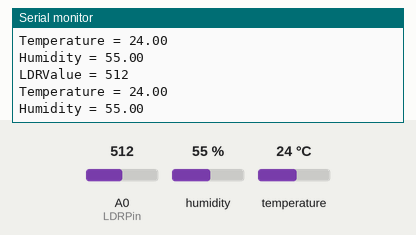
This sketch was run on a simulated Arduino Uno, built with avr-gcc and run on an emulated ATmega328P. Shown: the last lines printed to the serial monitor. Wiring (inferred from the names in the program): DHT11 sensor: data pin 10. Inputs (shaded band) come from the test bench; at power-on: humidity 55 %, A0 (LDRPin) = 512, temperature 24 °C.

Above: at 1.8 s.
1.9 s: humidity set to 22 %
At 2.8 s:
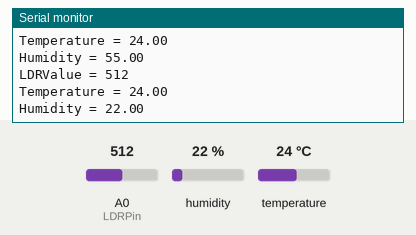
3.4 s: A0 (LDRPin) set to 716
At 4.7 s:
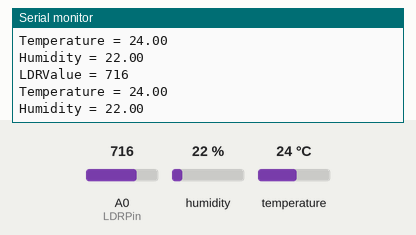
4.9 s: temperature set to 12 °C
At 6.0 s:
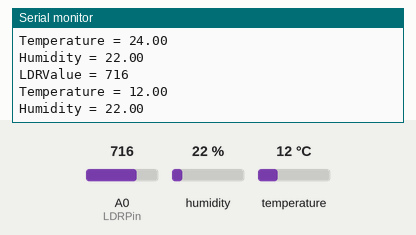
6.4 s: A0 (LDRPin) set to 900
At 7.7 s:
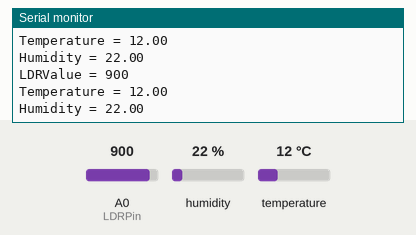
7.9 s: humidity set to 40 %
At 8.8 s:
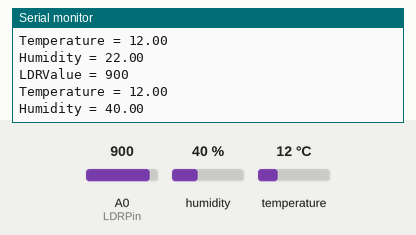
Timing chart, 0 to 10.4 s (numbered marks = the images above; inputs shaded):
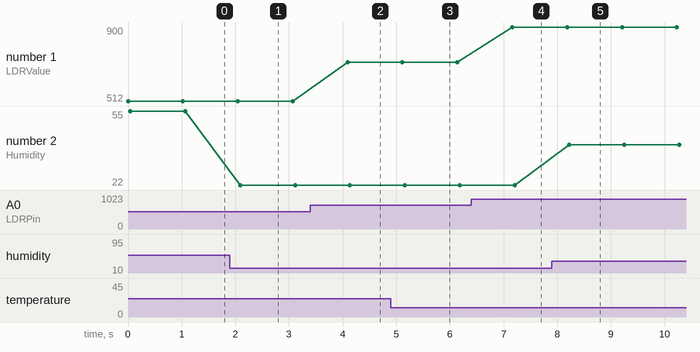

The sketch:

main.ino
```cpp
#include "dht.h"

dht DHT;

#define DHT11_PIN 10

int LDRPin = A0;
int LDRValue = 0;

void setup() {
  // put your setup code here, to run once:
  Serial.begin(9600);
}

void loop() {
  LDRValue = analogRead(LDRPin);
  Serial.print("LDRValue = ");
  Serial.println(LDRValue);

  int chk = DHT.read11(DHT11_PIN);
  Serial.print("Temperature = ");
  Serial.println(DHT.temperature);
  Serial.print("Humidity = ");
  Serial.println(DHT.humidity);
  delay(1000);
}
```

dht.cpp
```cpp
//
//    FILE: dht.cpp
//  AUTHOR: Rob Tillaart
// VERSION: 0.1.14
// PURPOSE: DHT Temperature & Humidity Sensor library for Arduino
//     URL: http://arduino.cc/playground/Main/DHTLib
//
// HISTORY:
// 0.1.14 replace digital read with faster (~3x) code => more robust low MHz machines.
// 0.1.13 fix negative temperature
// 0.1.12 support DHT33 and DHT44 initial version
// 0.1.11 renamed DHTLIB_TIMEOUT
// 0.1.10 optimized faster WAKEUP + TIMEOUT
// 0.1.09 optimize size: timeout check + use of mask
// 0.1.08 added formula for timeout based upon clockspeed
// 0.1.07 added support for DHT21
// 0.1.06 minimize footprint (2012-12-27)
// 0.1.05 fixed negative temperature bug (thanks to Roseman)
// 0.1.04 improved readability of code using DHTLIB_OK in code
// 0.1.03 added error values for temp and humidity when read failed
// 0.1.02 added error codes
// 0.1.01 added support for Arduino 1.0, fixed typos (31/12/2011)
// 0.1.00 by Rob Tillaart (01/04/2011)
//
// inspired by DHT11 library
//
// Released to the public domain
//

#include "dht.h"

/////////////////////////////////////////////////////
//
// PUBLIC
//

// return values:
// DHTLIB_OK
// DHTLIB_ERROR_CHECKSUM
// DHTLIB_ERROR_TIMEOUT
int dht::read11(uint8_t pin)
{
    // READ VALUES
    int rv = _readSensor(pin, DHTLIB_DHT11_WAKEUP);
    if (rv != DHTLIB_OK)
    {
        humidity    = DHTLIB_INVALID_VALUE; // invalid value, or is NaN prefered?
        temperature = DHTLIB_INVALID_VALUE; // invalid value
        return rv;
    }

    // CONVERT AND STORE
    humidity    = bits[0];  // bits[1] == 0;
    temperature = bits[2];  // bits[3] == 0;

    // TEST CHECKSUM
    // bits[1] && bits[3] both 0
    uint8_t sum = bits[0] + bits[2];
    if (bits[4] != sum) return DHTLIB_ERROR_CHECKSUM;

    return DHTLIB_OK;
}


// return values:
// DHTLIB_OK
// DHTLIB_ERROR_CHECKSUM
// DHTLIB_ERROR_TIMEOUT
int dht::read(uint8_t pin)
{
    // READ VALUES
    int rv = _readSensor(pin, DHTLIB_DHT_WAKEUP);
    if (rv != DHTLIB_OK)
    {
        humidity    = DHTLIB_INVALID_VALUE;  // invalid value, or is NaN prefered?
        temperature = DHTLIB_INVALID_VALUE;  // invalid value
        return rv; // propagate error value
    }

    // CONVERT AND STORE
    humidity = word(bits[0], bits[1]) * 0.1;
    temperature = word(bits[2] & 0x7F, bits[3]) * 0.1;
    if (bits[2] & 0x80)  // negative temperature
    {
        temperature = -temperature;
    }

    // TEST CHECKSUM
    uint8_t sum = bits[0] + bits[1] + bits[2] + bits[3];
    if (bits[4] != sum)
    {
        return DHTLIB_ERROR_CHECKSUM;
    }
    return DHTLIB_OK;
}

/////////////////////////////////////////////////////
//
// PRIVATE
//

// return values:
// DHTLIB_OK
// DHTLIB_ERROR_TIMEOUT
int dht::_readSensor(uint8_t pin, uint8_t wakeupDelay)
{
    // INIT BUFFERVAR TO RECEIVE DATA
    uint8_t mask = 128;
    uint8_t idx = 0;

    // replace digitalRead() with Direct Port Reads.
    // reduces footprint ~100 bytes => portability issue?
    // direct port read is about 3x faster
	uint8_t bit = digitalPinToBitMask(pin);
	uint8_t port = digitalPinToPort(pin);
    volatile uint8_t *PIR = portInputRegister(port);

    // EMPTY BUFFER
    for (uint8_t i = 0; i < 5; i++) bits[i] = 0;

    // REQUEST SAMPLE
    pinMode(pin, OUTPUT);
    digitalWrite(pin, LOW); // T-be
    delay(wakeupDelay);
    digitalWrite(pin, HIGH);   // T-go
    delayMicroseconds(40);
    pinMode(pin, INPUT);

    // GET ACKNOWLEDGE or TIMEOUT
    uint16_t loopCntLOW = DHTLIB_TIMEOUT;
    while ((*PIR & bit) == LOW )  // T-rel
    {
        if (--loopCntLOW == 0) return DHTLIB_ERROR_TIMEOUT;
    }

    uint16_t loopCntHIGH = DHTLIB_TIMEOUT;
    while ((*PIR & bit) != LOW )  // T-reh
    {
        if (--loopCntHIGH == 0) return DHTLIB_ERROR_TIMEOUT;
    }

    // READ THE OUTPUT - 40 BITS => 5 BYTES
    for (uint8_t i = 40; i != 0; i--)
    {
        loopCntLOW = DHTLIB_TIMEOUT;
        while ((*PIR & bit) == LOW )
        {
            if (--loopCntLOW == 0) return DHTLIB_ERROR_TIMEOUT;
        }

        uint32_t t = micros();

        loopCntHIGH = DHTLIB_TIMEOUT;
        while ((*PIR & bit) != LOW )
        {
            if (--loopCntHIGH == 0) return DHTLIB_ERROR_TIMEOUT;
        }

        if ((micros() - t) > 40)
        {
            bits[idx] |= mask;
        }
        mask >>= 1;
        if (mask == 0)   // next byte?
        {
            mask = 128;
            idx++;
        }
    }
    pinMode(pin, OUTPUT);
    digitalWrite(pin, HIGH);

    return DHTLIB_OK;
}
//
// END OF FILE
//
```

dht.h
```cpp
//
//    FILE: dht.h
//  AUTHOR: Rob Tillaart
// VERSION: 0.1.14
// PURPOSE: DHT Temperature & Humidity Sensor library for Arduino
//     URL: http://arduino.cc/playground/Main/DHTLib
//
// HISTORY:
// see dht.cpp file
//

#ifndef dht_h
#define dht_h

#if ARDUINO < 100
#include <WProgram.h>
#else
#include <Arduino.h>
#endif

#define DHT_LIB_VERSION "0.1.14"

#define DHTLIB_OK                0
#define DHTLIB_ERROR_CHECKSUM   -1
#define DHTLIB_ERROR_TIMEOUT    -2
#define DHTLIB_INVALID_VALUE    -999

#define DHTLIB_DHT11_WAKEUP     18
#define DHTLIB_DHT_WAKEUP       1

// max timeout is 100 usec.
// For a 16 Mhz proc 100 usec is 1600 clock cycles
// loops using DHTLIB_TIMEOUT use at least 4 clock cycli
// so 100 us takes max 400 loops
// so by dividing F_CPU by 40000 we "fail" as fast as possible
#define DHTLIB_TIMEOUT (F_CPU/40000)

class dht
{
public:
    // return values:
    // DHTLIB_OK
    // DHTLIB_ERROR_CHECKSUM
    // DHTLIB_ERROR_TIMEOUT
    int read11(uint8_t pin);
    int read(uint8_t pin);

    inline int read21(uint8_t pin) { return read(pin); };
    inline int read22(uint8_t pin) { return read(pin); };
    inline int read33(uint8_t pin) { return read(pin); };
    inline int read44(uint8_t pin) { return read(pin); };

    double humidity;
    double temperature;

private:
    uint8_t bits[5];  // buffer to receive data
    int _readSensor(uint8_t pin, uint8_t wakeupDelay);
};
#endif
//
// END OF FILE
//
```

Measured:
- after the input at 1.9 s, the serial monitor: prints a new line after 0.19 s (image 1)
- after the input at 3.4 s, the serial monitor: prints a new line after 0.69 s (image 2)
- after the input at 4.9 s, the serial monitor: prints a new line after 0.24 s (image 3)
- after the input at 6.4 s, the serial monitor: prints a new line after 0.76 s (image 4)
- after the input at 7.9 s, the serial monitor: prints a new line after 0.33 s (image 5)
- plotted number 1: 512 → 716 after the input at 3.4 s, 716 → 900 after the input at 6.4 s
- plotted number 2: 55 → 22 after the input at 1.9 s, 22 → 40 after the input at 7.9 s
